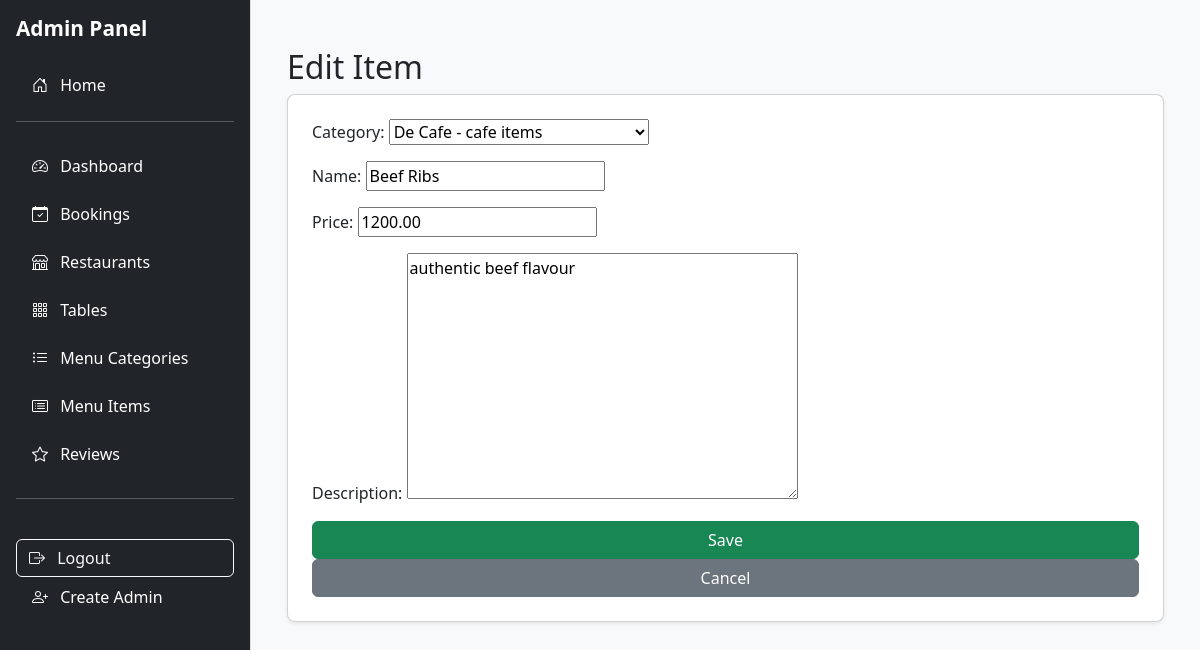
Page /adminpanel/items/1/edit/ (signed in) on the committed database.
### restaurants/models.py (models this page shows, shortened)
class MenuItem(models.Model):
    category = models.ForeignKey(MenuCategory, on_delete=models.CASCADE, related_name='items')
    name = models.CharField(max_length=120)
    price = models.DecimalField(max_digits=8, decimal_places=2)
    description = models.TextField(blank=True)

class Restaurant(models.Model):
    name = models.CharField(max_length=120)
    address = models.CharField(max_length=255)
    city = models.CharField(max_length=80)
    description = models.TextField(blank=True)
    image = models.ImageField(upload_to='restaurants/', blank=True, null=True)
    opening_time = models.TimeField()
    closing_time = models.TimeField()

class MenuCategory(models.Model):
    restaurant = models.ForeignKey(Restaurant, on_delete=models.CASCADE, related_name='categories')
    name = models.CharField(max_length=50)
    def __str__(self):
        return f'{self.restaurant.name} - {self.name}'

### adminpanel/views.py (the view)
# urls.py: path('items/<int:pk>/edit/', views.item_edit, name='item_edit'),
@staff_required
def item_edit(request, pk):
    item = get_object_or_404(MenuItem, pk=pk)
    if request.method == 'POST':
        form = MenuItemForm(request.POST, instance=item)
        if form.is_valid():
            form.save()
            messages.success(request, "Item updated successfully!")
            return redirect('adminpanel:item_list')
    else:
        form = MenuItemForm(instance=item)
    return render(request, 'adminpanel/item_form.html', {'form': form, 'form_title': 'Edit Item'})

### adminpanel/forms.py
class MenuItemForm(forms.ModelForm):
    class Meta:
        model = MenuItem
        fields = ['category', 'name', 'price', 'description']

### adminpanel/views.py (called while the page is built)
def staff_required(view_func):
    return user_passes_test(lambda u: u.is_staff)(view_func)

### adminpanel/templates/adminpanel/item_form.html (shortened to what this page needs)
{% extends "adminpanel/admin_base.html" %}
{% block content %}
<div class="container mt-4">
  <h2>{{ form_title }}</h2>
  <form method="post" class="card p-4 shadow-sm">
    {{ form.as_p }}
    <button type="submit" class="btn btn-success">Save</button>
    <a href="{% url 'adminpanel:item_list' %}" class="btn btn-secondary">Cancel</a>
  </form>
</div>
{% endblock %}

### static/css/admin.css (style rules this page uses)
.card { border-radius: 8px; }

### rows in the picture
MenuItem: category "De Cafe - cafe items", price "1200.00", description "authentic beef flavour"
Restaurant: name "Beef Ribs"
